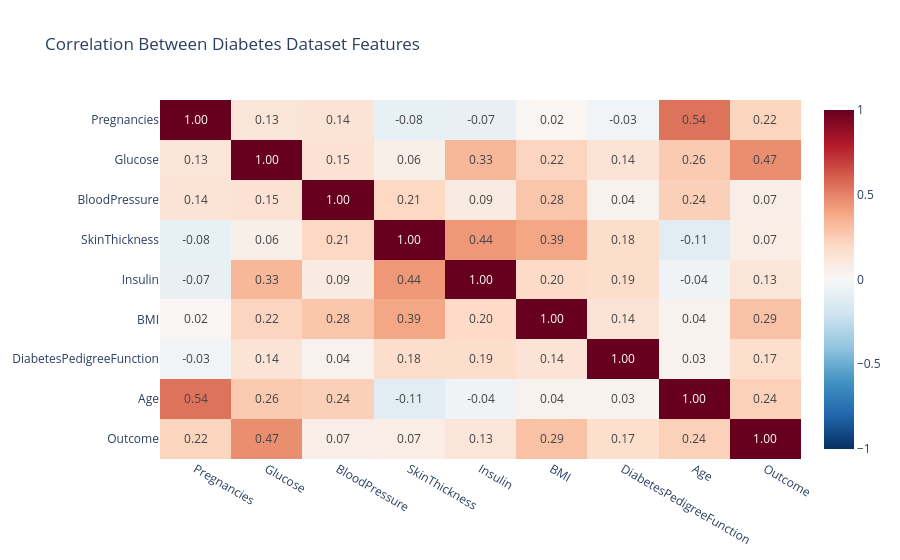

Notebook source saved alongside this figure:
### Code cell
import plotly.express as px

correlation = df.corr(numeric_only=True)

fig = px.imshow(
    correlation,
    text_auto=".2f",
    color_continuous_scale="RdBu_r",
    zmin=-1,
    zmax=1,
    aspect="auto",
    title="Correlation Between Diabetes Dataset Features"
)

fig.update_layout(template="plotly_white")
fig.show()

### Figure 1 — Plotly figure (JSON) as saved in the notebook; plotly's stock layout.template omitted (floating-point values rounded to 4 significant figures)
{"data": [{"coloraxis": "coloraxis", "hovertemplate": "x: %{x}<br>y: %{y}<br>color: %{z}<extra></extra>", "name": "0", "texttemplate": "%{z:.2f}", "type": "heatmap", "x": ["Pregnancies", "Glucose", "BloodPressure", "SkinThickness", "Insulin", "BMI", "DiabetesPedigreeFunction", "Age", "Outcome"], "xaxis": "x", "y": ["Pregnancies", "Glucose", "BloodPressure", "SkinThickness", "Insulin", "BMI", "DiabetesPedigreeFunction", "Age", "Outcome"], "yaxis": "y", "z": [[1.0, 0.1295, 0.1413, -0.08167, -0.07353, 0.01768, -0.03352, 0.5443, 0.2219], [0.1295, 1.0, 0.1526, 0.05733, 0.3314, 0.2211, 0.1373, 0.2635, 0.4666], [0.1413, 0.1526, 1.0, 0.2074, 0.08893, 0.2818, 0.04126, 0.2395, 0.06507], [-0.08167, 0.05733, 0.2074, 1.0, 0.4368, 0.3926, 0.1839, -0.114, 0.07475], [-0.07353, 0.3314, 0.08893, 0.4368, 1.0, 0.1979, 0.1851, -0.04216, 0.1305], [0.01768, 0.2211, 0.2818, 0.3926, 0.1979, 1.0, 0.1406, 0.03624, 0.2927], [-0.03352, 0.1373, 0.04126, 0.1839, 0.1851, 0.1406, 1.0, 0.03356, 0.1738], [0.5443, 0.2635, 0.2395, -0.114, -0.04216, 0.03624, 0.03356, 1.0, 0.2384], [0.2219, 0.4666, 0.06507, 0.07475, 0.1305, 0.2927, 0.1738, 0.2384, 1.0]]}], "layout": {"coloraxis": {"autocolorscale": false, "cmax": 1, "cmin": -1, "colorscale": [[0, "rgb(5,48,97)"], [0.1, "rgb(33,102,172)"], [0.2, "rgb(67,147,195)"], [0.3, "rgb(146,197,222)"], [0.4, "rgb(209,229,240)"], [0.5, "rgb(247,247,247)"], [0.6, "rgb(253,219,199)"], [0.7, "rgb(244,165,130)"], [0.8, "rgb(214,96,77)"], [0.9, "rgb(178,24,43)"], [1, "rgb(103,0,31)"]]}, "title": {"text": "Correlation Between Diabetes Dataset Features"}, "xaxis": {"anchor": "y", "domain": [0, 1]}, "yaxis": {"anchor": "x", "autorange": "reversed", "domain": [0, 1]}}}
